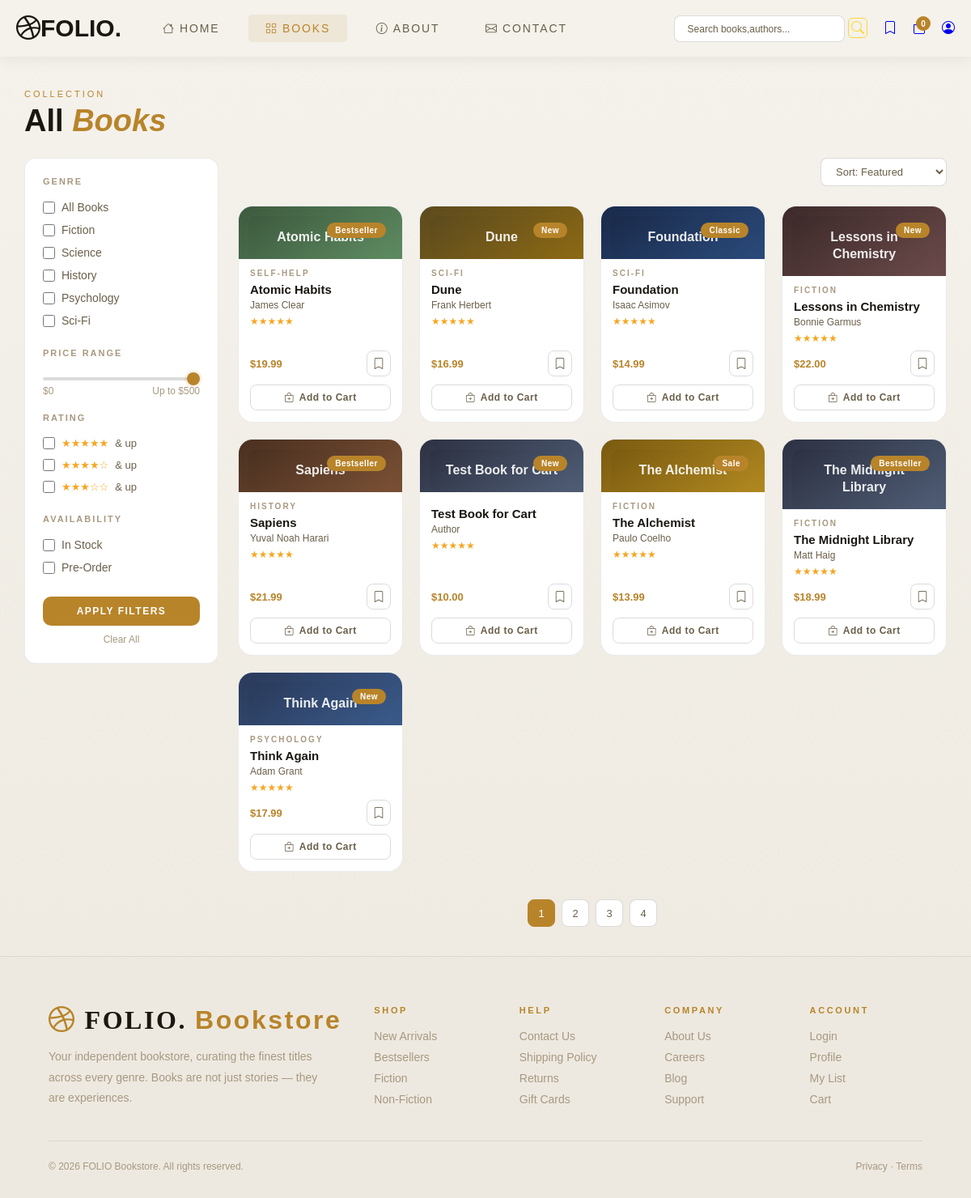
The page /books/ on the database its author committed.
### frontend/models.py (models this page shows, shortened)
class Book(models.Model):
    title = models.CharField(max_length=255, unique=True)
    slug = models.SlugField(max_length=255, unique=True, blank=True)
    author = models.CharField(max_length=255)
    genre = models.CharField(max_length=100, blank=True)
    price = models.DecimalField(max_digits=8, decimal_places=2)
    old_price = models.DecimalField(max_digits=8, decimal_places=2, null=True, blank=True)
    discount = models.PositiveIntegerField(default=0)
    stock = models.PositiveIntegerField(default=0)
    rating = models.DecimalField(max_digits=3, decimal_places=2, default=4.5)
    reviews = models.PositiveIntegerField(default=0)
    status = models.CharField(max_length=50, default='Active')
    badge = models.CharField(max_length=50, default='New')
    color = models.CharField(max_length=255, blank=True)
    image_url = models.URLField(max_length=500, blank=True)
    description = models.TextField(blank=True)
    full_desc = models.TextField(blank=True)
    pages = models.PositiveIntegerField(null=True, blank=True)
    year = models.PositiveIntegerField(null=True, blank=True)
    language = models.CharField(max_length=20, default='EN')
    created_at = models.DateTimeField(auto_now_add=True)
    updated_at = models.DateTimeField(auto_now=True)

### frontend/views.py (the view)
# urls.py: path('books/',views.books,name='books'),
@ensure_csrf_cookie
def books(request):
    query = request.GET.get('q', '')
    books_qs = Book.objects.filter(status='Active').order_by('title')
    if query:
        books_qs = books_qs.filter(title__icontains=query) | books_qs.filter(author__icontains=query)
    return render(request, 'Books.html', {'books': books_qs, 'query': query})

### frontend/templates/Books.html (shortened to what this page needs)
{% load static %}
<!DOCTYPE html>
<html lang="en">
<head>
    <link rel="stylesheet" href="https://cdn.jsdelivr.net/npm/bootstrap-icons@1.11.3/font/bootstrap-icons.css">
    <link rel="stylesheet" href="https://cdnjs.cloudflare.com/ajax/libs/font-awesome/4.7.0/css/font-awesome.min.css">
    <link rel="stylesheet" href="{% static 'css/Books.css' %}">
    <link rel="stylesheet" href="{% static 'css/footer.css' %}">
</head>
<body>
    <header class="header">
        <div class="F-header">
            <h1><i class="bi bi-dribbble"></i>FOLIO.</h1>
            <ul>
                <li><a href="{% url 'home' %}"><i class="bi bi-house"></i>Home</a></li>
                <li><a id="books" href="{% url 'books' %}"><i class="bi bi-grid"></i>Books</a></li>
                <li><a href="{% url 'about' %}"><i class="bi bi-info-circle"></i>About</a></li>
                <li><a href="{% url 'contact' %}"><i class="bi bi-envelope"></i>Contact</a></li>
            </ul>
        </div>
        <div class="L-header">
            <form>
                <input id="search" type="search" placeholder="Search books,authors...">
                <label onclick="goSearch(event)"
                    style="color:#ffd636; padding:3px; border: solid 1px #ffd636; border-radius: 5px; cursor:pointer;">
                    <i class="bi bi-search"></i>
                </label>
            </form>
            <a href="{% url 'my_list' %}" class="icon-btn" title="My List">
                <i class="bi bi-bookmark"></i>
            </a>
            <a href="{% url 'cart' %}" class="icon-btn" title="Cart" id="cart-btn" style="position:relative;">
                <span id="cart-badge"
                    style="position:absolute;top:-6px;right:-6px;background:var(--gold);color:#fff;font-size:10px;font-weight:700;width:18px;height:18px;border-radius:50%;display:flex;align-items:center;justify-content:center;">
                    0
                </span>
            </a>
            <a href="{% url 'user_profile' %}" class="icon-btn" title="Profile">
                <i class="bi bi-person-circle"></i>
            </a>
        </div>
    </header>
    <main>
        <div class="title-section">
            <span>Collection</span>
            <h1>All <em>Books</em></h1>
        </div>
        <div class="sort-row">
            <select class="sort-select">
                <option>Sort: Featured</option>
            </select>
        </div>
        <aside class="filters">
            <h2>Genre</h2>
            <ul>
                <li><input type="checkbox"> All Books</li>
                <li><input type="checkbox"> Fiction</li>
                <li><input type="checkbox"> Science</li>
                <li><input type="checkbox"> History</li>
                <li><input type="checkbox"> Psychology</li>
                <li><input type="checkbox"> Sci-Fi</li>
            </ul>
            <h2>Price Range</h2>
            <input type="range" min="0" max="500" value="500">
            <div class="price-labels">
                <span>$0</span>
                <span>Up to $500</span>
            </div>
            <h2>Rating</h2>
            <label class="rating-row">
                <input type="checkbox">
                <span class="stars">★★★★★</span>
                <span>& up</span>
            </label>
            <label class="rating-row">
                <input type="checkbox">
                <span class="stars">★★★★☆</span>
                <span>& up</span>
            </label>
            <label class="rating-row">
                <input type="checkbox">
                <span class="stars">★★★☆☆</span>
                <span>& up</span>
            </label>
            <h2>Availability</h2>
            <ul>
                <li><input type="checkbox"> In Stock</li>
                <li><input type="checkbox"> Pre-Order</li>
            </ul>
            <button class="apply-btn">Apply Filters</button>
            <p class="clear">Clear All</p>
        </aside>
        <ul class="books-grid">
            {% for book in books %}
            <li class="book-card" data-title="{{ book.title|escape }}">
                <div class="book-img" style="background: {{ book.color|default:'linear-gradient(145deg,#2d3142,#4f5d75)' }};">
                    <span class="badge">{{ book.badge }}</span>
                    {% if book.image_url %}
                    <div style="display:none;width:100%;height:100%;border-radius:10px;background:{{ book.color|default:'linear-gradient(145deg,#2d3142,#4f5d75)' }};align-items:center;justify-content:center;color:rgba(255,255,255,0.9);font-size:16px;font-weight:700;text-align:center;padding:16px;line-height:1.3;">
                        {{ book.title }}
                    </div>
                    {% else %}
                    <div style="width:100%;height:100%;border-radius:10px;background:{{ book.color|default:'linear-gradient(145deg,#2d3142,#4f5d75)' }};display:flex;align-items:center;justify-content:center;color:rgba(255,255,255,0.9);font-size:16px;font-weight:700;text-align:center;padding:16px;line-height:1.3;">
                        {{ book.title }}
                    </div>
                    {% endif %}
                </div>
                <div class="book-info">
                    <span class="category">{{ book.genre }}</span>
                    <h3 class="title">{{ book.title }}</h3>
                    <p class="author">{{ book.author }}</p>
                    <div class="rating">★★★★★</div>
                    <div class="book-footer">
                        <div class="price">
                            {% if book.discount > 0 and book.old_price %}
                            <s>${{ book.old_price|floatformat:2 }}</s>
                            <span>${{ book.price|floatformat:2 }}</span>
                            {% else %}
                            <span>${{ book.price|floatformat:2 }}</span>
                            {% endif %}
                        </div>
                        <div class="icons"><i class="bi bi-bookmark"></i></div>
                    </div>
                    <button class="add-to-cart"
                        onclick="addToCart({{ book.id }}, this)"><i
                            class="bi bi-bag-plus"></i> Add to Cart</button>
                </div>
            </li>
            {% empty %}
            <li class="book-card" style="grid-column:1/-1;text-align:center;color:var(--text3);">
                No books are available. Add books in the admin or run migrations to seed default data.
            </li>
            {% endfor %}
        </ul>
        <div class="pagination">
            <span class="page active">1</span>
            <span class="page">2</span>
            <span class="page">3</span>
            <span class="page">4</span>
        </div>
    </main>
    {% include 'partials/footer.html' %}
</body>
</html>

### frontend/templates/partials/footer.html
<footer class="site-footer">
  <div class="footer-inner">
    <div class="footer-grid">
      <div class="footer-brand">
        <h1><i class="bi bi-dribbble"></i>FOLIO.<span>Bookstore</span></h1>
        <p class="footer-description">Your independent bookstore, curating the finest titles across every genre. Books are not just stories — they are experiences.</p>
      </div>
      <div class="footer-column">
        <h2>Shop</h2>
        <ul class="footer-list">
          <li><a href="{% url 'books' %}">New Arrivals</a></li>
          <li><a href="{% url 'books' %}">Bestsellers</a></li>
          <li><a href="{% url 'books' %}">Fiction</a></li>
          <li><a href="{% url 'books' %}">Non-Fiction</a></li>
        </ul>
      </div>
      <div class="footer-column">
        <h2>Help</h2>
        <ul class="footer-list">
          <li><a href="{% url 'contact' %}">Contact Us</a></li>
          <li><a href="{% url 'contact' %}">Shipping Policy</a></li>
          <li><a href="{% url 'contact' %}">Returns</a></li>
          <li><a href="{% url 'contact' %}">Gift Cards</a></li>
        </ul>
      </div>
      <div class="footer-column">
        <h2>Company</h2>
        <ul class="footer-list">
          <li><a href="{% url 'about' %}">About Us</a></li>
          <li><a href="{% url 'about' %}">Careers</a></li>
          <li><a href="{% url 'about' %}">Blog</a></li>
          <li><a href="{% url 'contact' %}">Support</a></li>
        </ul>
      </div>
      <div class="footer-column">
        <h2>Account</h2>
        <ul class="footer-list">
          <li><a href="{% url 'login' %}">Login</a></li>
          <li><a href="{% url 'user_profile' %}">Profile</a></li>
          <li><a href="{% url 'my_list' %}">My List</a></li>
          <li><a href="{% url 'cart' %}">Cart</a></li>
        </ul>
      </div>
    </div>
    <div class="footer-divider"></div>
    <div class="footer-bottom">
      <p>© 2026 FOLIO Bookstore. All rights reserved.</p>
      <p><a href="{% url 'contact' %}">Privacy</a> · <a href="{% url 'about' %}">Terms</a></p>
    </div>
  </div>
</footer>

### frontend/static/css/footer.css (style rules this page uses)
.site-footer { background: var(--bg2); border-top: 1px solid var(--border); padding: 60px 5vw 32px; color: var(--text); }
.footer-inner { max-width: 1240px; margin: 0 auto; }
.footer-grid { display: grid; grid-template-columns: 2.2fr repeat(4, minmax(120px, 1fr)); gap: 40px; align-items: start; }
.footer-brand h1 { font-family: 'Cormorant Garamond', serif; font-size: 32px; font-weight: 700; letter-spacing: 0.08em; margin-bottom: 14px; display: inline-flex; align-items: center; gap: 10px; }
.footer-brand h1 span { color: var(--gold); }
.footer-brand h1 i { color: var(--gold); }
.footer-description { font-size: 14px; color: var(--text3); line-height: 1.8; max-width: 340px; }
.footer-column h2 { font-size: 11px; letter-spacing: 0.24em; text-transform: uppercase; color: var(--gold); font-weight: 600; margin-bottom: 18px; }
.footer-list { list-style: none; padding: 0; margin: 0; display: flex; flex-direction: column; gap: 10px; }
.footer-list li { font-size: 14px; color: var(--text3); }
.footer-list a { color: var(--text3); text-decoration: none; transition: color 0.2s ease; }
.footer-divider { height: 1px; background: var(--border); border: none; margin: 40px 0 24px; }
.footer-bottom { display: flex; justify-content: space-between; align-items: center; flex-wrap: wrap; gap: 12px; color: var(--text3); font-size: 12px; }
.footer-bottom a { color: inherit; text-decoration: none; transition: color 0.2s ease; }

### rows shown on the page
Book: badge "Bestseller", title "Atomic Habits", genre "SELF-HELP", author "James Clear", price "19.99"
Book: badge "New", title "Dune", genre "SCI-FI", author "Frank Herbert", price "16.99"
Book: badge "Classic", title "Foundation", genre "SCI-FI", author "Isaac Asimov", price "14.99"
Book: badge "New", title "Lessons in Chemistry", genre "FICTION", author "Bonnie Garmus", price "22.00"
Book: badge "Bestseller", title "Sapiens", genre "HISTORY", author "Yuval Noah Harari", price "21.99"
Book: badge "New", title "Test Book for Cart", author "Author", price "10.00"
Book: badge "Sale", title "The Alchemist", genre "FICTION", author "Paulo Coelho", price "13.99"
Book: badge "Bestseller", title "The Midnight Library", genre "FICTION", author "Matt Haig", price "18.99"
Book: badge "New", title "Think Again", genre "PSYCHOLOGY", author "Adam Grant", price "17.99"
